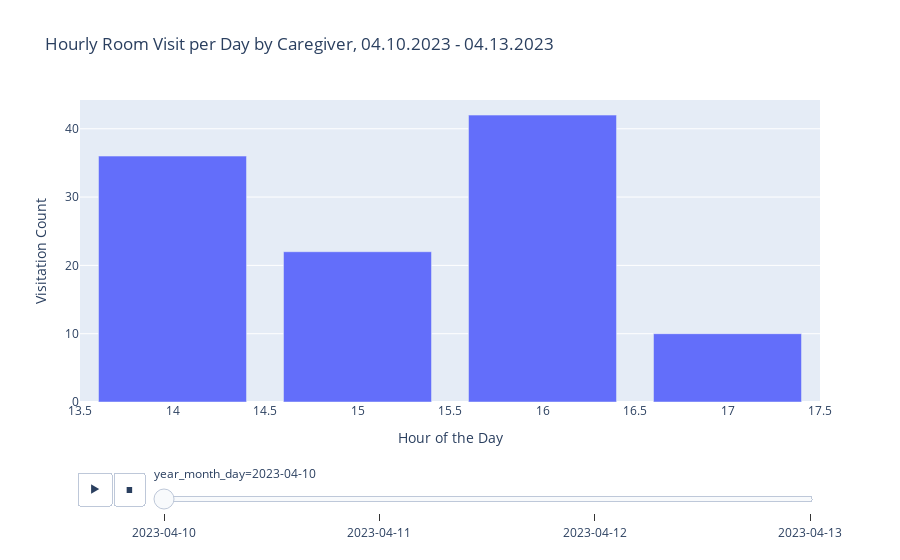

Write notebook code for a chart like this one.
### Code cell
import pandas as pd
import plotly.express as px

# Create DataFrame
df['started_at'] = pd.to_datetime(df['started_at'])  # Convert to datetime format

# Extract year, month, day, and hour from the "started_at" column
df['hour'] = df['started_at'].dt.hour

# Calculate the count of activities per hour within each day
activities_per_hour = df.groupby(['year_month_day', 'hour']).size().reset_index(name='count')

# Create bar chart using plotly
fig = px.bar(
    data_frame=activities_per_hour,
    x='hour',
    y='count',
    animation_frame='year_month_day',
    title='Hourly Room Visit per Day by Caregiver, 04.10.2023 - 04.13.2023',
    labels={'hour': 'Hour of the Day', 'count': 'Visitation Count'},
)

# Show the plot
fig.show()

### Figure 1 — Plotly figure (JSON) as saved in the notebook; plotly's stock layout.template omitted (floating-point values rounded to 4 significant figures)
{"data": [{"hovertemplate": "year_month_day=2023-04-10<br>Hour of the Day=%{x}<br>Visitation Count=%{y}<extra></extra>", "legendgroup": "", "marker": {"color": "#636efa", "pattern": {"shape": ""}}, "name": "", "orientation": "v", "showlegend": false, "textposition": "auto", "type": "bar", "x": [14, 15, 16, 17], "xaxis": "x", "y": [36, 22, 42, 10], "yaxis": "y"}], "layout": {"barmode": "relative", "legend": {"tracegroupgap": 0}, "sliders": [{"active": 0, "currentvalue": {"prefix": "year_month_day="}, "len": 0.9, "pad": {"b": 10, "t": 60}, "steps": [{"args": [["2023-04-10"], {"frame": {"duration": 0, "redraw": true}, "fromcurrent": true, "mode": "immediate", "transition": {"duration": 0, "easing": "linear"}}], "label": "2023-04-10", "method": "animate"}, {"args": [["2023-04-11"], {"frame": {"duration": 0, "redraw": true}, "fromcurrent": true, "mode": "immediate", "transition": {"duration": 0, "easing": "linear"}}], "label": "2023-04-11", "method": "animate"}, {"args": [["2023-04-12"], {"frame": {"duration": 0, "redraw": true}, "fromcurrent": true, "mode": "immediate", "transition": {"duration": 0, "easing": "linear"}}], "label": "2023-04-12", "method": "animate"}, {"args": [["2023-04-13"], {"frame": {"duration": 0, "redraw": true}, "fromcurrent": true, "mode": "immediate", "transition": {"duration": 0, "easing": "linear"}}], "label": "2023-04-13", "method": "animate"}], "x": 0.1, "xanchor": "left", "y": 0, "yanchor": "top"}], "title": {"text": "Hourly Room Visit per Day by Caregiver, 04.10.2023 - 04.13.2023"}, "updatemenus": [{"buttons": [{"args": [null, {"frame": {"duration": 500, "redraw": true}, "fromcurrent": true, "mode": "immediate", "transition": {"duration": 500, "easing": "linear"}}], "label": "&#9654;", "method": "animate"}, {"args": [[null], {"frame": {"duration": 0, "redraw": true}, "fromcurrent": true, "mode": "immediate", "transition": {"duration": 0, "easing": "linear"}}], "label": "&#9724;", "method": "animate"}], "direction": "left", "pad": {"r": 10, "t": 70}, "showactive": false, "type": "buttons", "x": 0.1, "xanchor": "right", "y": 0, "yanchor": "top"}], "xaxis": {"anchor": "y", "domain": [0, 1], "title": {"text": "Hour of the Day"}}, "yaxis": {"anchor": "x", "domain": [0, 1], "title": {"text": "Visitation Count"}}}}
